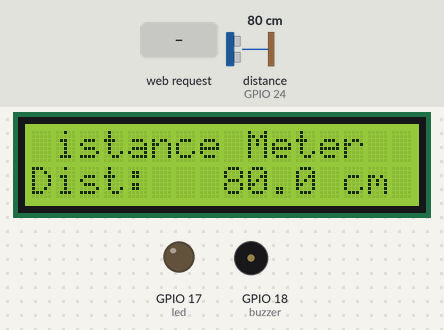
A program run on a simulated Raspberry Pi (BCM pin numbers). On the bench: 16×2 character LCD, output pins drawn as LEDs (lit = HIGH), buzzer (waves = sounding). The inputs (shaded band) are chosen by the test bench; at power-on: distance to the obstacle (sensor on GPIO 24) 80 cm. The echo pulse lasts 58.3 µs per cm; threads take turns every 2 ms; the clock reads 2024-03-15 10:24:30 at power-on unless the program sets it; what the program prints to the terminal is not drawn.

Above: at 1.2 s.
1.3 s: HTTP request for /control/led/on received
At 2.0 s:
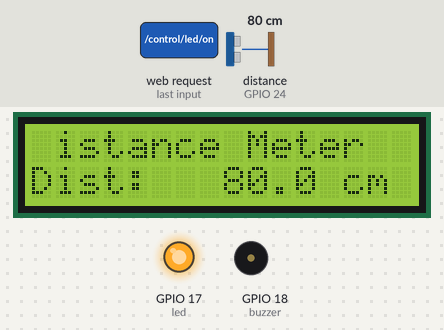
3.6 s: HTTP request for /control/buzzer/on received
At 4.2 s:
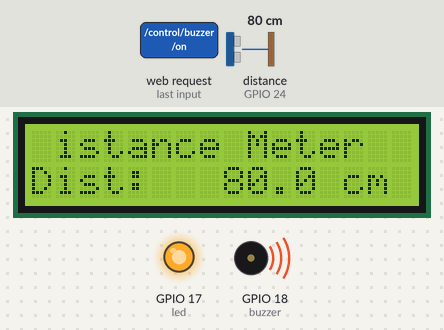
5.8 s: distance to the obstacle (sensor on GPIO 24) set to 2 cm
At 7.0 s:
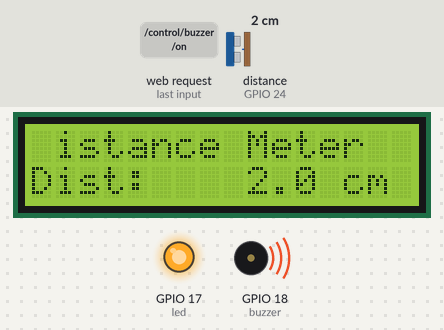
8.1 s: distance to the obstacle (sensor on GPIO 24) set to 4 cm
At 9.2 s:
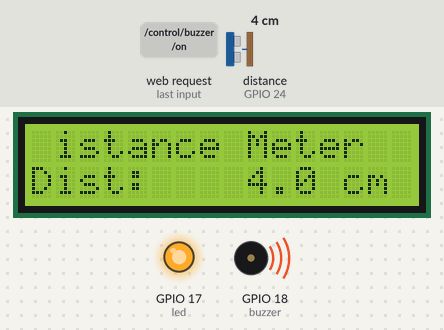
10.3 s: distance to the obstacle (sensor on GPIO 24) set to 9 cm
At 11.5 s:
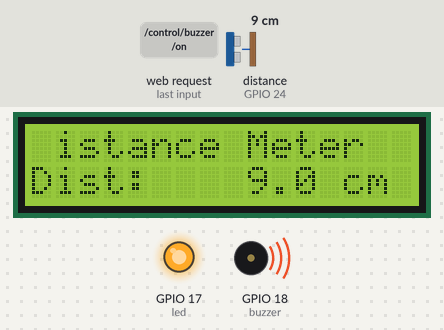
Timing chart, 0 to 13.3 s (numbered marks = the images above; inputs shaded):
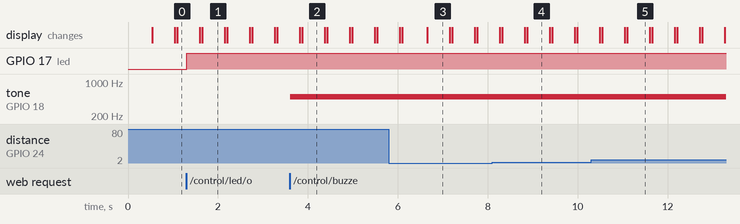

The program:

app.py
```python
from flask import Flask, render_template, request
from gpiozero import LED, Buzzer, DistanceSensor
from gpiozero import PWMOutputDevice
from RPLCD.i2c import CharLCD
import threading
import time

app = Flask(__name__)
buzzer = PWMOutputDevice(18)

# 1. 하드웨어 설정 (현빈님 현재 연결 상태)
led = LED(17)          # LED 17번 하나만 사용
#buzzer = Buzzer(18)    # 부저 18번
sensor = DistanceSensor(echo=24, trigger=23)
lcd = CharLCD(i2c_expander='PCF8574', address=0x27, port=1, cols=16, rows=2)

# 전역 변수 (거리 데이터 저장용)
current_dist = 0.0

# 2. 백그라운드 스레드: 거리 측정 및 LCD 출력
def measure_distance():
    global current_dist
    while True:
        try:
            current_dist = sensor.distance * 100
            # LCD 출력
            lcd.cursor_pos = (0, 0)
            lcd.write_string("Distance Meter")
            lcd.cursor_pos = (1, 0)
            lcd.write_string(f"Dist: {current_dist:6.1f} cm  ")
        except:
            pass
        time.sleep(0.5)

# 거리 측정 스레드 시작
dist_thread = threading.Thread(target=measure_distance, daemon=True)
dist_thread.start()

# 3. 웹 서버 라우팅
@app.route('/')
def index():
    return render_template('led.html', distance=round(current_dist, 1))

# 제어 라우팅 부분
@app.route('/control/<device>/<action>')
def control(device, action):
    if device == 'led':
        led.on() if action == 'on' else led.off()
    elif device == 'buzzer':
        if action == 'on':
            buzzer.value = 0.5  # 소리 크기 (0.0 ~ 1.0)
            buzzer.frequency = 500 # 주파수 (숫자를 바꾸면 음높이가 변함)
        else:
            buzzer.off()
    return f"{device} {action} success"

if __name__ == '__main__':
    try:
        # --break-system-packages로 설치했으므로 바로 실행 가능
        app.run(host='0.0.0.0', port=5000)
    finally:
        lcd.clear()
        sensor.close()
```

Measured:
- after the input at 1.3 s, GPIO 17 (led): LOW → HIGH at once
- after the input at 3.6 s, tone on GPIO 18 (buzzer): silent → 500 Hz at once
- after the input at 5.8 s, the display: first differs from a run without the input after 0.85 s (image 3)
- after the input at 8.1 s, the display: first differs from a run without the input after 0.78 s (image 4)
- after the input at 10.3 s, the display: first differs from a run without the input after 0.80 s (image 5)
- what the display in image 1 shows lasts 0.6 s, from 1.6 s to 2.2 s
